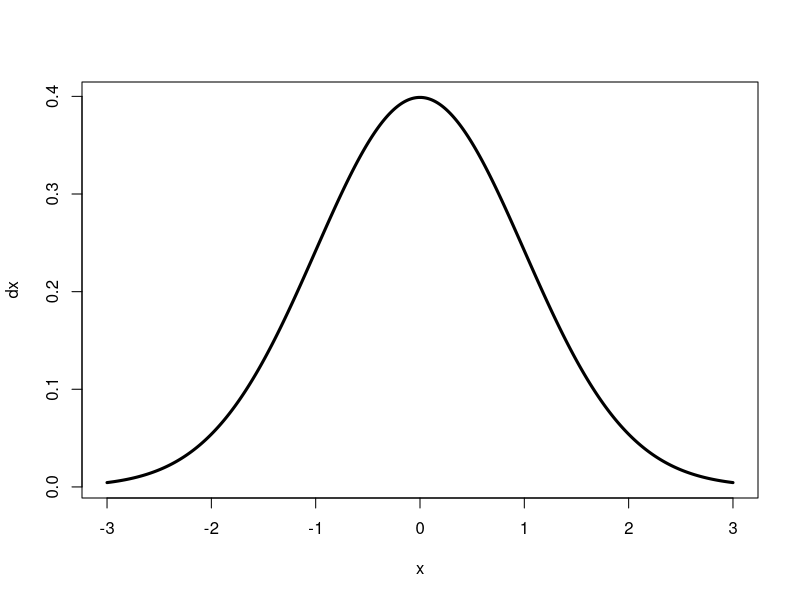
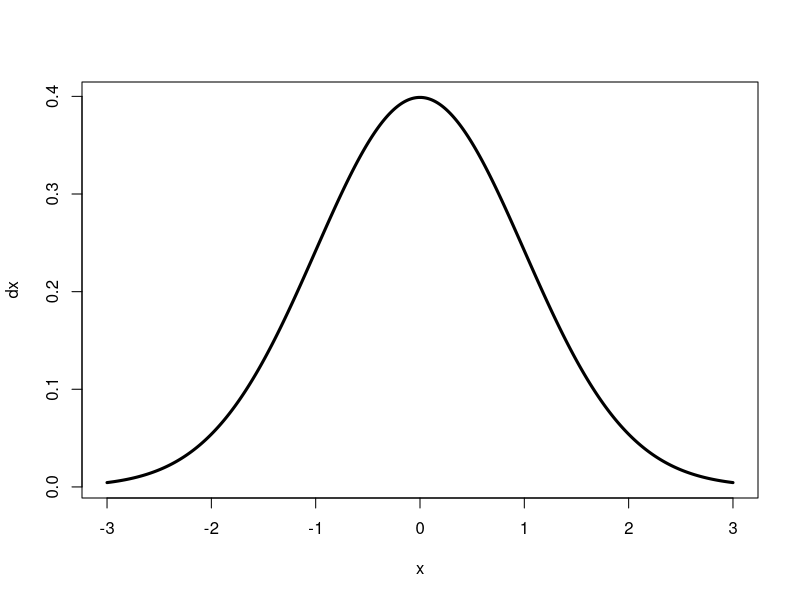
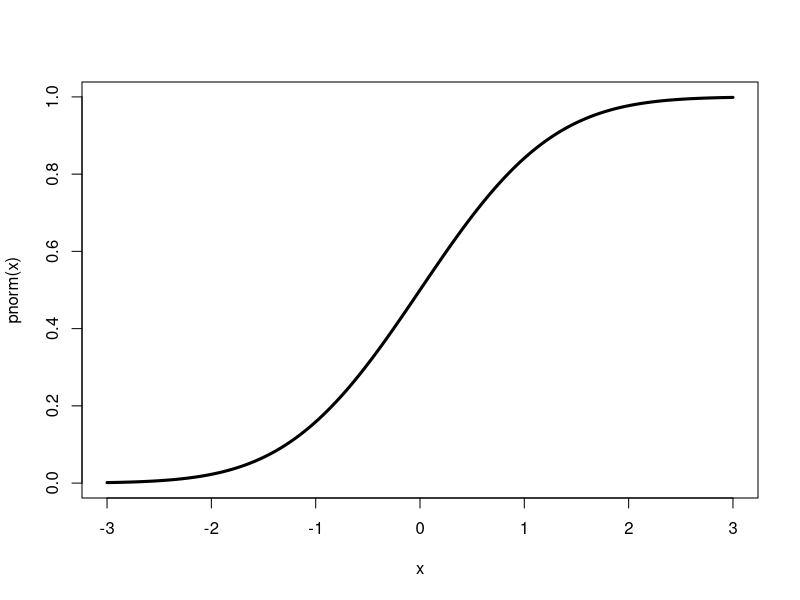
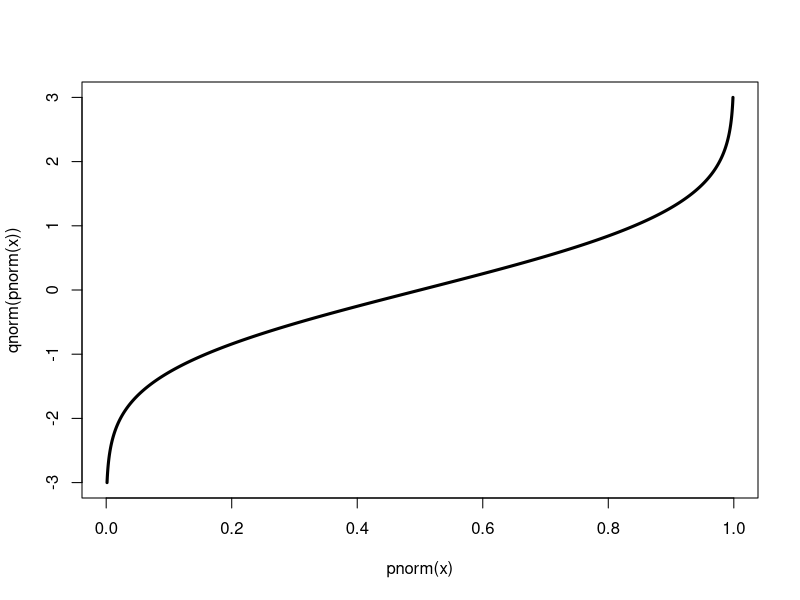

R code for these plots, in order:
## ---- chunk 1
#| echo: true
head(cars)

## ---- chunk 2
#| echo: false
head(cars)
## ---- chunk 3
x = seq(-3,3, length.out = 100000)
dx = dnorm(x)

plot(x, dx, type ="l", cex =2, lwd = 3)
## ---- chunk 4
#| layout-ncol: 3
#| label: fig-NormalProperties
#| fig-cap: Normal Distribution
#| fig-subcap:
#| - "Density"
#| - "ot density"
#| - "Veru much not densit"

plot(x, dx, type ="l", cex =2, lwd = 3)
plot(x, pnorm(x), type ="l", cex =2, lwd = 3)
plot(pnorm(x), qnorm(pnorm(x)), type ="l", cex =2, lwd = 3)
